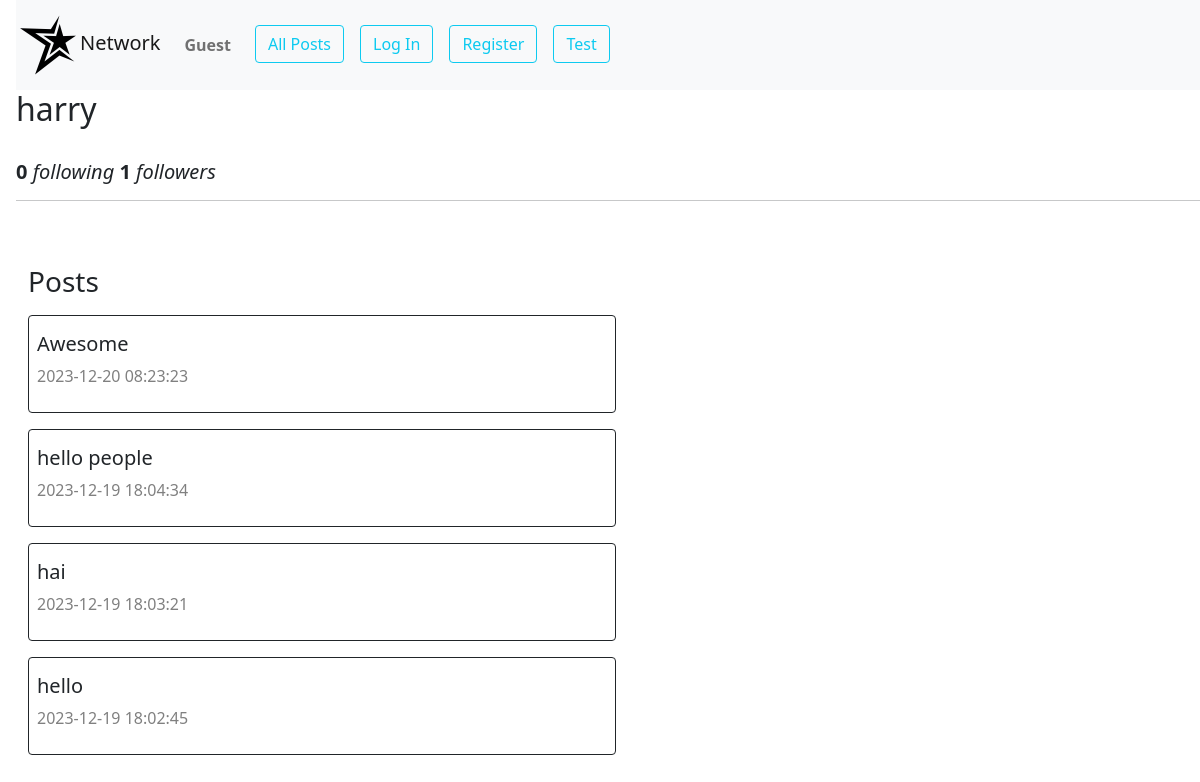
Before: /profile/1 with the older database file.
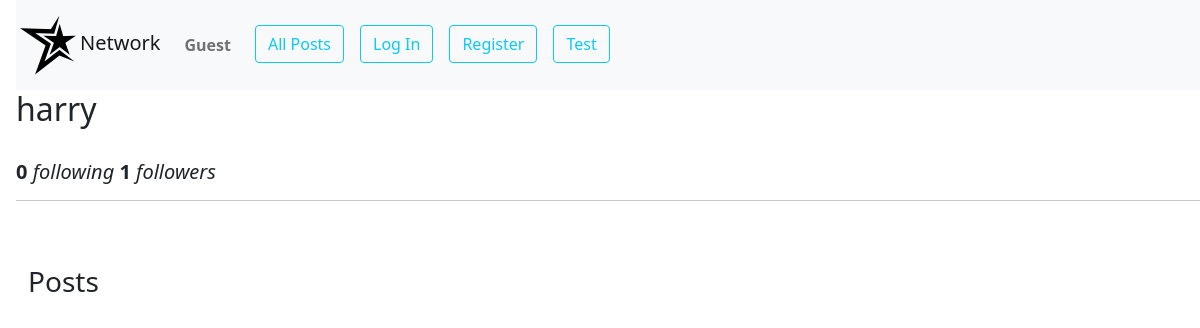
After: the same page with the newer database file.
### app.py (models this page shows)
class Posts(db.Model):
    __tablename__ = "posts"
    id = db.Column(db.Integer, primary_key=True)
    content = db.Column(db.String(150), nullable=False)
    likes = db.Column(db.Integer, default=0)
    created_at = db.Column(db.DateTime(timezone=True), server_default=db.func.current_timestamp())
    person_id = db.Column(db.Integer, db.ForeignKey('users.id'),nullable=False)

### app.py (the view)
@app.route("/profile/<int:id>", methods=["GET", "POST"])
def profile(id):
    current_user_id=session.get("user_id")
    if current_user_id==id:
        current_user=Users.query.filter_by(id=id).first()
        profile=current_user
    elif current_user_id ==None:
        profile=Users.query.filter_by(id=id).first()
        current_user=None
    else:
        profile=Users.query.filter_by(id=id).first()
        current_user=Users.query.filter_by(id=current_user_id).first()
    posts=Posts.query.filter_by(person_id=profile.id).order_by(Posts.created_at.desc()).all()
    is_user=current_user_id==profile.id
    is_following=False
    if not is_user and not current_user_id==None:
        is_following=profile in current_user.following
    user_id=session.get("user_id")
    if user_id:
        current_user=Users.query.filter_by(id=user_id).first()
    else:
        current_user=None
    return render_template("profile.html",profile=profile,posts=posts,is_user=is_user,
                           is_following=is_following,current_user=current_user)

### app.py (called while the page is built)
@app.after_request
def after_request(response):
    response.headers["Cache-Control"] = "no-cache, no-store, must-revalidate"
    response.headers["Expires"] = 0
    response.headers["Pragma"] = "no-cache"
    return response

### templates/profile.html (shortened to what this page needs)
{% extends "layout.html" %}
{% block body %}
<div id="profile_div">
    <div>
        <h2 class="ms-3">{{profile.username}}</h2>
        <h5 class="ms-3"></br><strong>{{profile.following|count}}</strong> <i>following </i>         <strong>{{profile.followers|count}}</strong> <i>followers</i><hr></h5>
    </div >
    <div class="container-fluid py-5 ">
        <h3 class="ms-3">Posts</h3>
        {% for item in posts%}
        <div class="border border-dark m-3 p-2 rounded w-50">
           <h5 class="mt-2">{{item.content}}</h5>
           <p><span style='color:grey;'>{{item.created_at}}</span></p>
        </div>
        {%endfor%}
    </div>
</div>
{% endblock %}

Changed rows visible on the page:
removed Posts: content "Awesome", created_at "2023-12-20 08:23:23"
removed Posts: content "hello people", created_at "2023-12-19 18:04:34"
removed Posts: content "hai", created_at "2023-12-19 18:03:21"
removed Posts: content "hello", created_at "2023-12-19 18:02:45"
